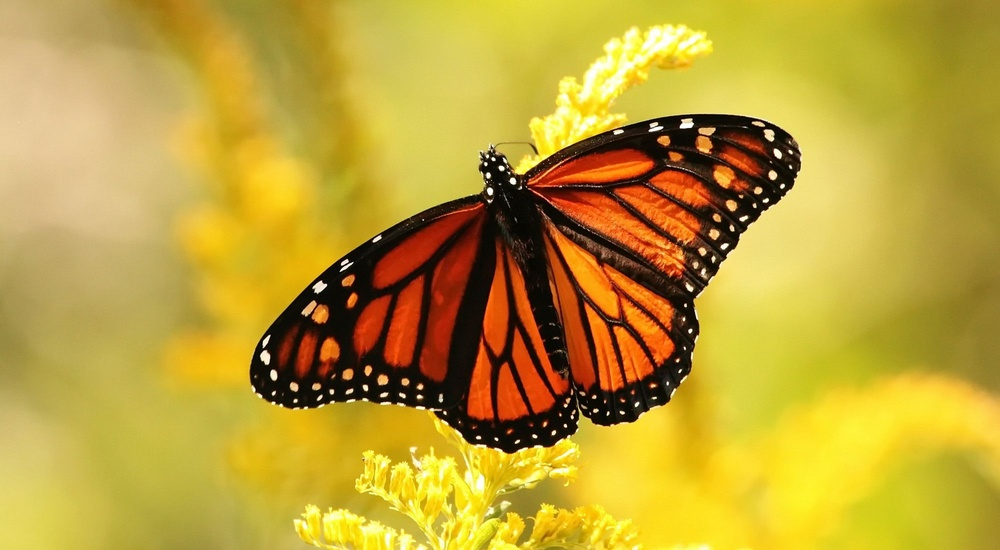
#> input picture butterfly.jpg, 1000 x 550 px, shrunk from 2000 x 1100 before the run, found by its file name
$ python SIFT_TEST.py
#> lines starting #> are read from the running program, lines starting #| are printed output that depends on the picture
import cv2
import numpy as np
from google.colab.patches import cv2_imshow

# Read the original image
image_path = '/content/drive/MyDrive/Intellipaat/Computer_Vision/Data/butterfly.jpg'
image = cv2.imread(image_path)
#> image is the input picture: shape (550, 1000, 3); mean B, G, R 55, 159.6, 189.2

# Convert the image to grayscale
gray = cv2.cvtColor(image, cv2.COLOR_BGR2GRAY)
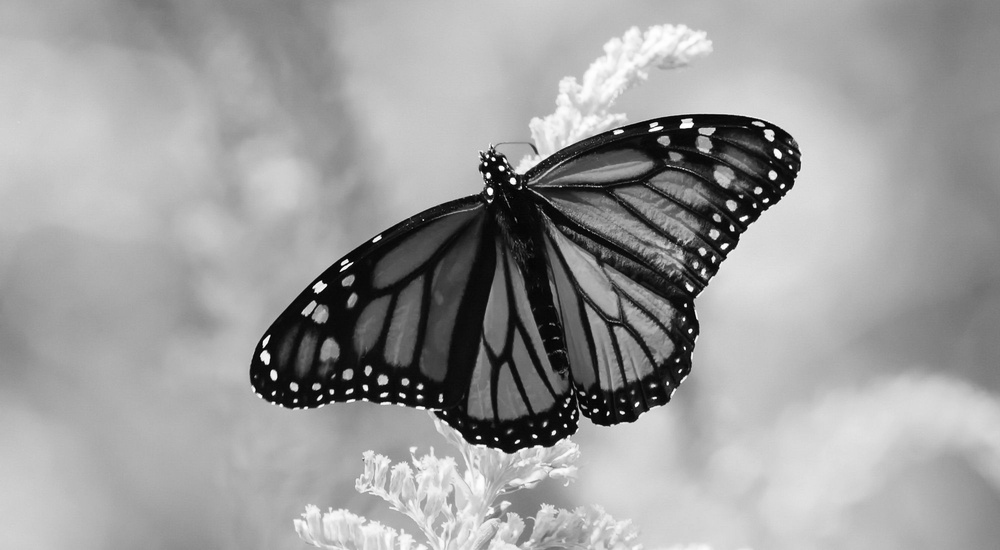
#> gray: shape (550, 1000); min 0, max 255, mean 156.5

# Create a SIFT object
sift = cv2.SIFT_create()

# Detect keypoints and descriptors
keypoints, descriptors = sift.detectAndCompute(gray, None)
#> keypoints = 1577 keypoints; strongest (x, y, size): (493, 159, 2.5), (513, 181, 4.2), (486, 164, 2.3), (782, 186, 3.1)

# Draw the keypoints on a copy of the original image
img_with_keypoints = cv2.drawKeypoints(image, keypoints, None,  (255, 0, 0), 4)
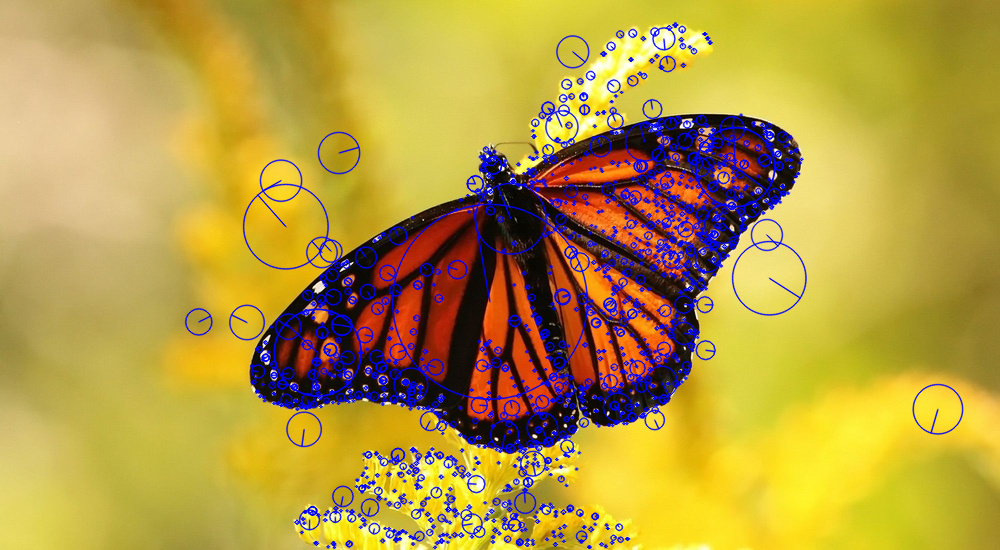
#> img_with_keypoints: shape (550, 1000, 3); mean B, G, R 66.5, 153.7, 181

# Combine original and modified images side by side
combined_image = np.hstack((image, img_with_keypoints))
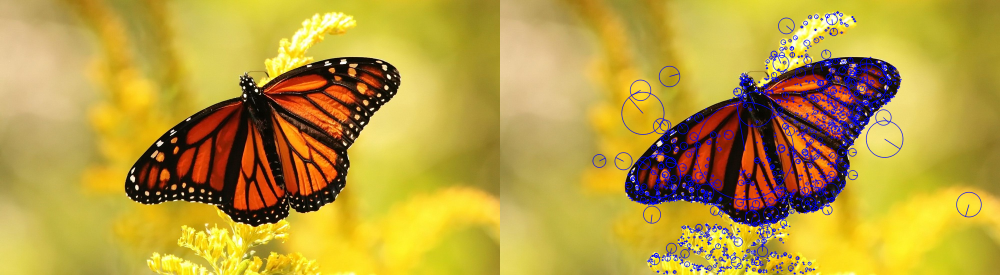
#> combined_image: shape (550, 2000, 3) (shown at 1/2 size); mean B, G, R 60.7, 156.6, 185.1

# Show combined image
cv2_imshow(combined_image)
cv2.waitKey(0)
cv2.destroyAllWindows()

$ run again, with A-Sample-Chess-Board.jpg copied over butterfly.jpg
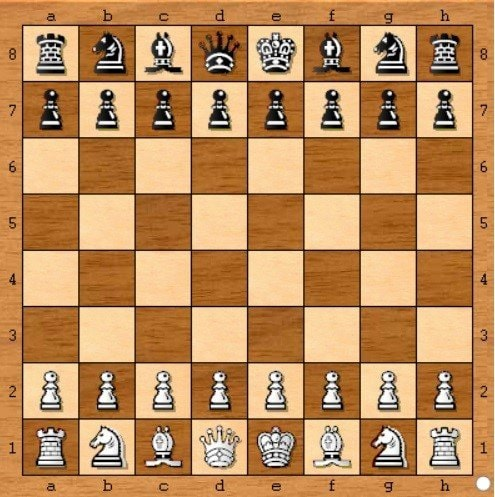
#> input picture A-Sample-Chess-Board.jpg, 495 x 497 px, found by its file name
#> image is the input picture: shape (497, 495, 3); mean B, G, R 92, 140.9, 189.6
#> `gray = cv2.cvtColor(image, cv2.COLOR_BGR2GRAY)`:
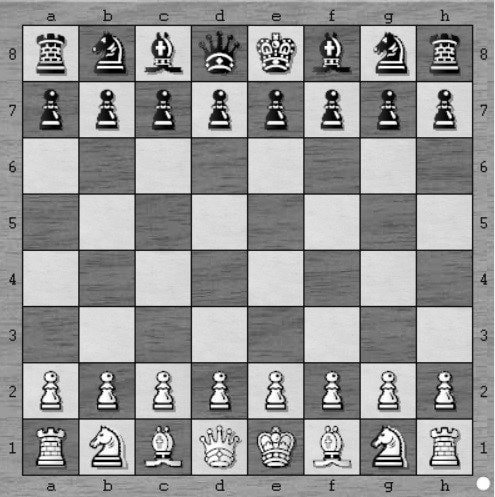
#> gray: shape (497, 495); min 0, max 255, mean 149.9
#> keypoints = 1720 keypoints; strongest (x, y, size): (52, 93, 2.6), (277, 93, 2.6), (390, 93, 2.6), (165, 93, 2.6)
#> `combined_image = np.hstack((image, img_with_keypoints))`:
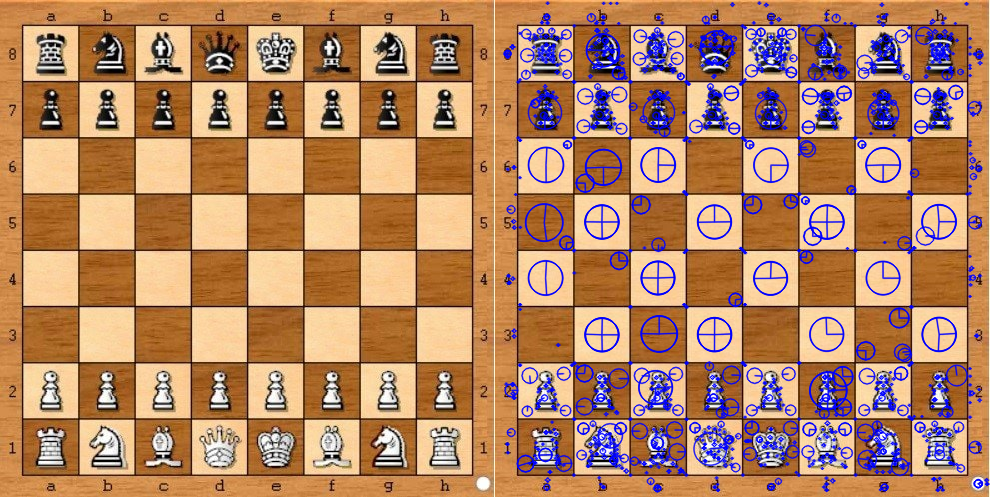
#> combined_image: shape (497, 990, 3); mean B, G, R 100, 132.9, 179.6
